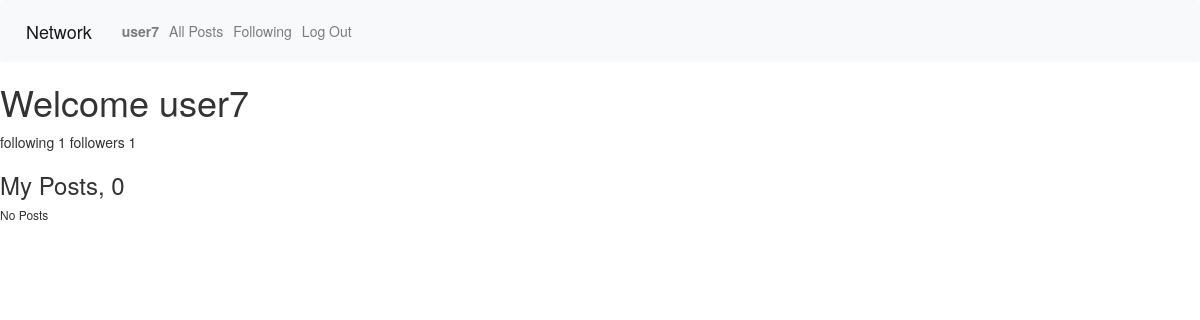
The app's page /profile (signed in), older data.
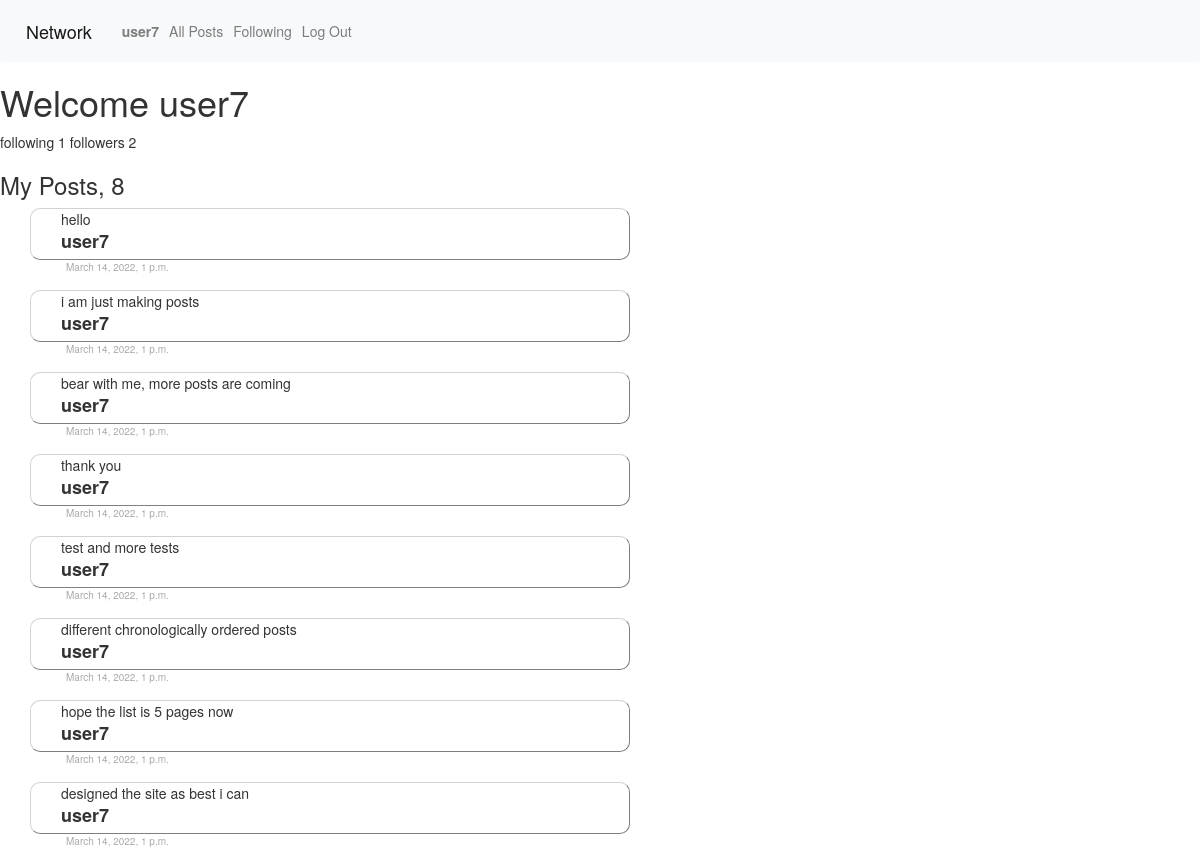
The same page, newer data.
### network/models.py (models this page shows, shortened)
class Posts(models.Model):
    content = models.CharField(max_length=200)
    poster = models.ForeignKey(User, on_delete=models.CASCADE, related_name="posts")
    likes = models.IntegerField(default=0)
    date = models.DateTimeField(default=datetime.now())
    likers = models.ManyToManyField(User, blank=True, related_name="posts_liked")
    def __str__(self):
        return f" \n Post: {self.content} by {self.poster} \n  {self.likers.all().count()} likes"

class User(AbstractUser, models.Model):
    followings = models.ManyToManyField('self', related_name="followers", symmetrical=False)
    def __str__(self):
        return f"{self.username} Posts { self.posts.all().count()} follows: {self.followings.all().count()} followers:{self.followers.all().count()} "

### network/views.py (the view)
# urls.py: path("profile", views.profile, name="profile"),
def profile(request):
    user = request.user
    posts = user.posts.order_by("-date").all()
    posts_count = posts.count()
    num_following = user.followings.all().count()
    num_followers = user.followers.all().count()
    return render(request, "network/profile.html", {
        "posts": posts,
        "user": user,
        "num_followers": num_followers,
        "num_following": num_following,
        "posts_count": posts_count
        })

### network/templates/network/profile.html (shortened to what this page needs)
{% extends "network/layout.html" %}
{% block body %}
     {% if user.is_authenticated %}
     <h1> Welcome {{user.username}}</h1>
     <a> following {{ num_following }} </a>
     <a> followers {{ num_followers }}</a>
     <h3> My Posts, {{ posts_count}}</h3>
      {% endif %} -->
    <div class="postcontainer">
    {% for post in posts %}
        <div class="posts" >
                <a> {{post.content}}</a>
                <div class="poster">
                    <a> {{post.poster.username}}</a>
                </div>
            <div class="date">
                {{post.date}}
            </div>
        </div>
        {% empty%}
        <h6> No Posts</h6>
        {% endfor %}
    </div>
{% endblock %}

Row changes from the older to the newer data that the page shows:
added Posts: content "hello", poster.username "user7", date "March 14, 2022, 1 p.m."
added Posts: content "i am just making posts", poster.username "user7", date "March 14, 2022, 1 p.m."
added Posts: content "bear with me, more posts are coming", poster.username "user7", date "March 14, 2022, 1 p.m."
added Posts: content "thank you", poster.username "user7", date "March 14, 2022, 1 p.m."
added Posts: content "test and more tests", poster.username "user7", date "March 14, 2022, 1 p.m."
added Posts: content "different chronologically ordered posts", poster.username "user7", date "March 14, 2022, 1 p.m."
added Posts: content "hope the list is 5 pages now", poster.username "user7", date "March 14, 2022, 1 p.m."
added Posts: content "designed the site as best i can", poster.username "user7", date "March 14, 2022, 1 p.m."
Text that changed along with them:
{{ num_followers }}: "1" → "2"
{{ posts_count }}: "0" → "8"
text no longer shown: "No Posts"
